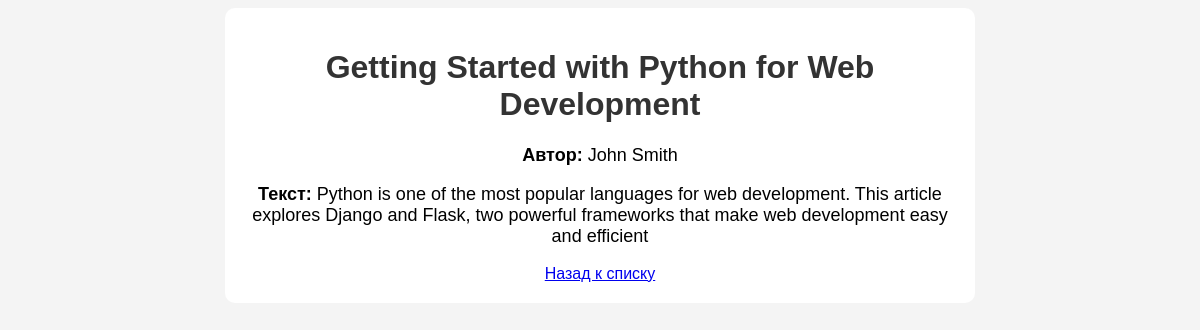
/articles/1/, run on an earlier commit of the app's database.
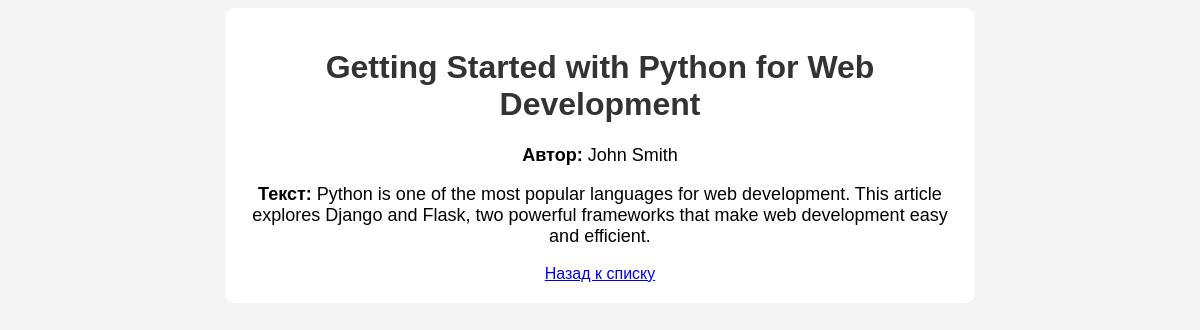
And on a later commit of the database.
### blog/models.py (models this page shows, shortened)
class Article(models.Model):
    title = models.CharField(max_length=255)
    text = models.TextField()
    author = models.CharField(max_length=255)

### blog/views.py (the view)
# urls.py: path('articles/<int:article_id>/', article_detail, name='article_detail'),
def article_detail(request, article_id):
    article = Article.objects.get(id=article_id)
    return render(request, 'article_detail.html', {'article': article})

### blog/templates/article_detail.html (shortened to what this page needs)
<!DOCTYPE html>
<html lang="ru">
<head>
</head>
<body>
    <div class="container">
        <h1>{{ article.title }}</h1>
        <p><strong>Автор:</strong> {{ article.author }}</p>
        <p><strong>Текст:</strong> {{ article.text }}</p>
        <a href="{% url 'article_list' %}">Назад к списку</a>
    </div>
</body>
</html>

What changed in the data, as far as the page shows it:
changed Article "Getting Started with Python for Web Development": text "…web development easy and efficient" → "…web development easy and efficient."
